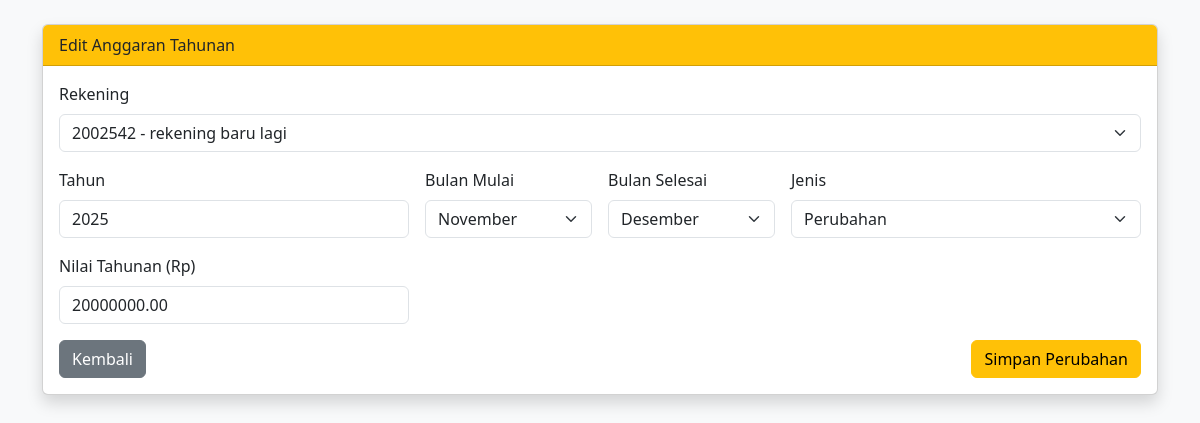
/form_edit_anggaran_tahunan.php?id=219, run on the app's committed database.
### tables this page shows
CREATE TABLE `anggaran_tahunan` (
  `id` int(11) NOT NULL,
  `id_rekening` int(11) NOT NULL,
  `tahun` int(11) NOT NULL,
  `jenis` enum('murni','pergeseran','perubahan') NOT NULL,
  `nilai_tahunan` decimal(18,2) NOT NULL,
  `bulan_mulai` tinyint(4) NOT NULL DEFAULT 1,
  `bulan_selesai` tinyint(4) NOT NULL DEFAULT 12,
  `is_active` tinyint(1) DEFAULT 1
);

### form_edit_anggaran_tahunan.php (the view, shortened to what this page needs)
<?php
include 'koneksi.php';
$id = $_GET['id'] ?? 0;
$sql = "
    SELECT *
    FROM anggaran_tahunan
    WHERE id = $id
";
$ang = $k->query($sql)->fetch_assoc();
$rek = $k->query("
    SELECT id_rekening,
           CONCAT(kode_rekening, ' - ', nama_rekening) AS rek
    FROM rekening
    WHERE is_active = 1
");
$namaBulan = [
    1=>"Januari",2=>"Februari",3=>"Maret",4=>"April",
    5=>"Mei",6=>"Juni",7=>"Juli",8=>"Agustus",
    9=>"September",10=>"Oktober",11=>"November",12=>"Desember"
];
?>
<!doctype html>
<html>
<head>
<link href="https://cdn.jsdelivr.net/npm/bootstrap@5.3.3/dist/css/bootstrap.min.css" rel="stylesheet">
</head>
<body class="bg-light">
<div class="container py-4">
<div class="card shadow">
    <div class="card-header bg-warning">Edit Anggaran Tahunan</div>
    <div class="card-body">
<form action="update_anggaran_tahunan.php" method="post" class="row g-3">
    <div class="col-12">
        <label class="form-label">Rekening</label>
        <select class="form-select" name="id_rekening" required>
            <?php while($r=$rek->fetch_assoc()): ?>
            <option value="<?= $r['id_rekening'] ?>"
                <?= $r['id_rekening']==$ang['id_rekening'] ? 'selected' : '' ?>>
                <?= $r['rek'] ?>
            </option>
            <?php endwhile; ?>
        </select>
    </div>
    <div class="col-md-4">
        <label class="form-label">Tahun</label>
        <input type="number" class="form-control" name="tahun"
               value="<?= $ang['tahun'] ?>" required>
    </div>
    <div class="col-md-2">
        <label class="form-label">Bulan Mulai</label>
        <select class="form-select" name="bulan_mulai" required>
            <?php foreach($namaBulan as $i=>$n): ?>
            <option value="<?= $i ?>" <?= $i==$ang['bulan_mulai']?'selected':'' ?>>
                <?= $n ?>
            </option>
            <?php endforeach; ?>
        </select>
    </div>
    <div class="col-md-2">
        <label class="form-label">Bulan Selesai</label>
        <select class="form-select" name="bulan_selesai" required>
            <?php foreach($namaBulan as $i=>$n): ?>
            <option value="<?= $i ?>" <?= $i==$ang['bulan_selesai']?'selected':'' ?>>
                <?= $n ?>
            </option>
            <?php endforeach; ?>
        </select>
    </div>
    <div class="col-md-4">
        <label class="form-label">Jenis</label>
        <select class="form-select" name="jenis" required>
            <option value="perubahan"  <?= $ang['jenis']=='perubahan'?'selected':'' ?>>Perubahan</option>
        </select>
    </div>
    <div class="col-md-4">
        <label class="form-label">Nilai Tahunan (Rp)</label>
        <input type="number" class="form-control"
               name="nilai_tahunan" value="<?= $ang['nilai_tahunan'] ?>" required>
    </div>
    <div class="col-12 d-flex justify-content-between">
        <a href="histori.php" class="btn btn-secondary">Kembali</a>
        <button class="btn btn-warning">Simpan Perubahan</button>
    </div>
</form>
    </div>
</div>
</div>
</body>
</html>

### data on the page
anggaran_tahunan: id_rekening "2002542 - rekening baru lagi", tahun "2025", bulan_mulai "November", bulan_selesai "Desember", jenis "Perubahan", nilai_tahunan "20000000.00"
